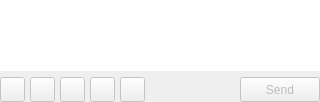
<?xml version="1.0" encoding="UTF-8"?>
<ui version="4.0">
 <class>ChatModuleD</class>
 <widget class="QFrame" name="ChatModuleD">
  <property name="geometry">
   <rect>
    <x>0</x>
    <y>0</y>
    <width>320</width>
    <height>102</height>
   </rect>
  </property>
  <property name="windowTitle">
   <string>Frame</string>
  </property>
  <layout class="QVBoxLayout" name="verticalLayout" stretch="9,1">
   <property name="leftMargin">
    <number>0</number>
   </property>
   <property name="topMargin">
    <number>0</number>
   </property>
   <property name="rightMargin">
    <number>0</number>
   </property>
   <property name="bottomMargin">
    <number>0</number>
   </property>
   <item>
    <widget class="QTextEdit" name="textEdit">
     <property name="frameShape">
      <enum>QFrame::NoFrame</enum>
     </property>
    </widget>
   </item>
   <item>
    <layout class="QHBoxLayout" name="horizontalLayout" stretch="0,0,0,0,0,0,0">
     <property name="spacing">
      <number>5</number>
     </property>
     <item>
      <widget class="QPushButton" name="pushButton_5">
       <property name="enabled">
        <bool>false</bool>
       </property>
       <property name="sizePolicy">
        <sizepolicy hsizetype="Minimum" vsizetype="Minimum">
         <horstretch>0</horstretch>
         <verstretch>0</verstretch>
        </sizepolicy>
       </property>
       <property name="minimumSize">
        <size>
         <width>25</width>
         <height>25</height>
        </size>
       </property>
       <property name="maximumSize">
        <size>
         <width>25</width>
         <height>25</height>
        </size>
       </property>
       <property name="toolTip">
        <string>open share dialog</string>
       </property>
       <property name="text">
        <string/>
       </property>
      </widget>
     </item>
     <item>
      <widget class="QPushButton" name="pushButton_6">
       <property name="enabled">
        <bool>false</bool>
       </property>
       <property name="sizePolicy">
        <sizepolicy hsizetype="Minimum" vsizetype="Minimum">
         <horstretch>0</horstretch>
         <verstretch>0</verstretch>
        </sizepolicy>
       </property>
       <property name="minimumSize">
        <size>
         <width>25</width>
         <height>25</height>
        </size>
       </property>
       <property name="maximumSize">
        <size>
         <width>25</width>
         <height>25</height>
        </size>
       </property>
       <property name="text">
        <string/>
       </property>
      </widget>
     </item>
     <item>
      <widget class="QPushButton" name="pushButton_7">
       <property name="enabled">
        <bool>false</bool>
       </property>
       <property name="sizePolicy">
        <sizepolicy hsizetype="Minimum" vsizetype="Minimum">
         <horstretch>0</horstretch>
         <verstretch>0</verstretch>
        </sizepolicy>
       </property>
       <property name="minimumSize">
        <size>
         <width>25</width>
         <height>25</height>
        </size>
       </property>
       <property name="maximumSize">
        <size>
         <width>25</width>
         <height>25</height>
        </size>
       </property>
       <property name="text">
        <string/>
       </property>
      </widget>
     </item>
     <item>
      <widget class="QPushButton" name="pushButton_8">
       <property name="enabled">
        <bool>false</bool>
       </property>
       <property name="sizePolicy">
        <sizepolicy hsizetype="Minimum" vsizetype="Minimum">
         <horstretch>0</horstretch>
         <verstretch>0</verstretch>
        </sizepolicy>
       </property>
       <property name="minimumSize">
        <size>
         <width>25</width>
         <height>25</height>
        </size>
       </property>
       <property name="maximumSize">
        <size>
         <width>25</width>
         <height>25</height>
        </size>
       </property>
       <property name="text">
        <string/>
       </property>
      </widget>
     </item>
     <item>
      <widget class="QPushButton" name="pushButton_9">
       <property name="enabled">
        <bool>false</bool>
       </property>
       <property name="sizePolicy">
        <sizepolicy hsizetype="Minimum" vsizetype="Minimum">
         <horstretch>0</horstretch>
         <verstretch>0</verstretch>
        </sizepolicy>
       </property>
       <property name="minimumSize">
        <size>
         <width>25</width>
         <height>25</height>
        </size>
       </property>
       <property name="maximumSize">
        <size>
         <width>25</width>
         <height>25</height>
        </size>
       </property>
       <property name="text">
        <string/>
       </property>
      </widget>
     </item>
     <item>
      <spacer name="horizontalSpacer">
       <property name="orientation">
        <enum>Qt::Horizontal</enum>
       </property>
       <property name="sizeHint" stdset="0">
        <size>
         <width>40</width>
         <height>20</height>
        </size>
       </property>
      </spacer>
     </item>
     <item>
      <widget class="QPushButton" name="pushButton_4">
       <property name="enabled">
        <bool>false</bool>
       </property>
       <property name="sizePolicy">
        <sizepolicy hsizetype="Minimum" vsizetype="Minimum">
         <horstretch>0</horstretch>
         <verstretch>0</verstretch>
        </sizepolicy>
       </property>
       <property name="minimumSize">
        <size>
         <width>0</width>
         <height>25</height>
        </size>
       </property>
       <property name="text">
        <string>Send</string>
       </property>
      </widget>
     </item>
    </layout>
   </item>
  </layout>
 </widget>
 <resources/>
 <connections/>
</ui>
